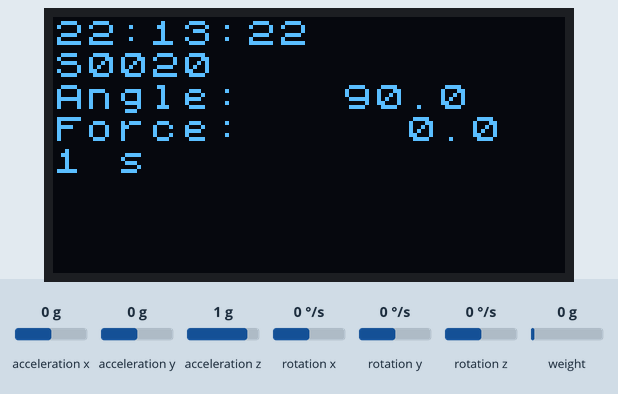
Bench run of a sketch on a simulated Arduino MKR. Parts: 128×64 one-colour display. Inputs (shaded band) come from the test bench; at power-on: acceleration z 1 g, acceleration x 0 g, acceleration y 0 g, rotation x 0 °/s, rotation y 0 °/s, rotation z 0 °/s, weight on the scale 0 g. The local clock reads 2024-03-15 10:24:30 at power-on unless the sketch sets it; storage starts empty.

Above: at 2.18 s.
2.2 s: acceleration z set to -1.4 g
At 3.8 s:
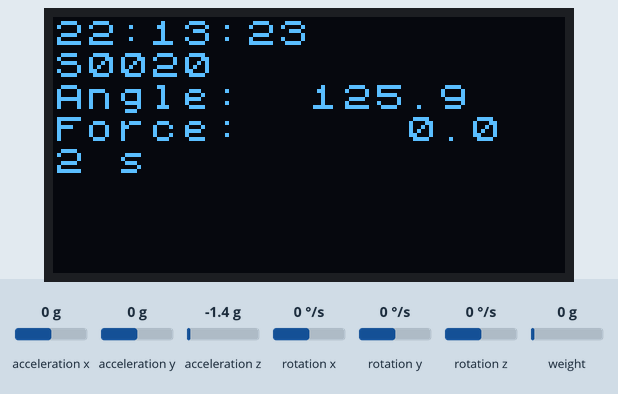
4.5 s: acceleration z set to -0.8 g
At 5.9 s:
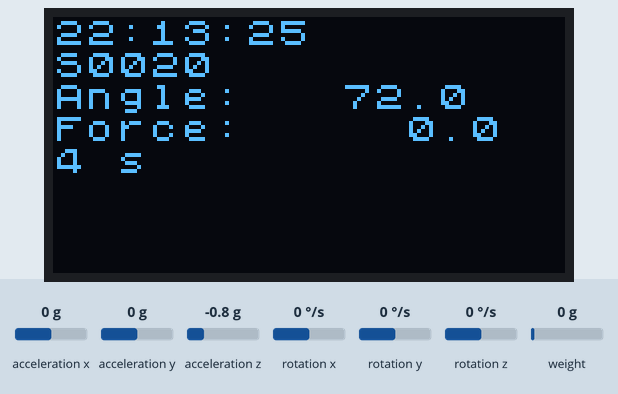
6.1 s: acceleration z set to 0 g
At 8.9 s:
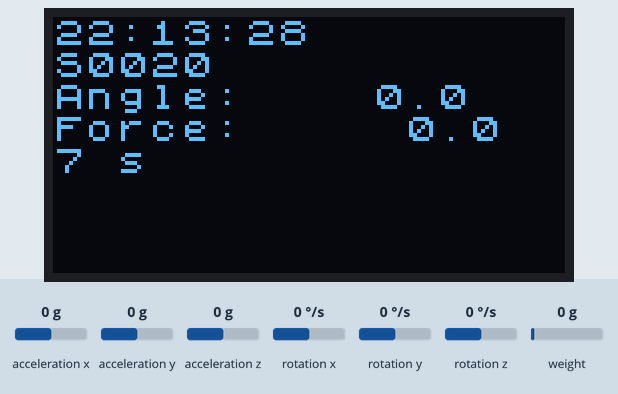
Timing chart, 0 to 10.4 s (numbered marks = the images above; inputs shaded):
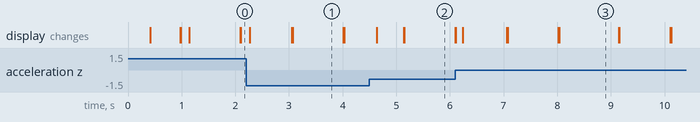

Measured:
- what the display in image 2 shows lasts 0.9 s, from 5.2 s to 6.1 s
- what the display in image 3 shows lasts 1.1 s, from 8.0 s to 9.1 s

The sketch:

Stalkerv3B.ino
```cpp
// for adalogger m0

#define PREFIX_LENGTH 5 //Define the filename prefix length
#define SCREEN_DIM 128  //Define the pixel count of the OLED screen rows
#define SCLK_P 24 //Define the pin for the SPI clock
#define MOSI_P 23 //Define the pin for the SPI MOSI port
#define DC_P 12 //Define the DC pin for the SPI OLED screen
#define CS_P 10 //Define the CS pin for the SPI OLED screen
#define RST_P 11  //Define the reset pin for the SPI OLED screen
#define LOAD_DATA A4  //Define the data pin for the HX711 load cell ADC
#define LOAD_CLK A5 //Define the clock pin for the HX711 load cell ADC
#define BLACK 0x0000  //Define the screen color for black in 8 bytes
#define WHITE 0xFFFF  //Define the screen color for white in 8 bytes

#include <stdlib.h> //Include the standard library
#include <avr/dtostrf.h>  //Include the double to string function library
#include <U8x8lib.h>  //Include the OLED screen library
#include <SPI.h>  //Include the SPI library
#include <Wire.h> //Include the Wire (I2C) library
#include <SD.h> //Include the SD library
#include <SparkFun_MMA8452Q.h>  //Include the accelerometer library
#include <HX711_ADC.h>  //Include the load cell ADC library
#include <RTCZero.h>

U8X8_SH1106_128X64_NONAME_4W_HW_SPI tft(/* cs=*/ CS_P, /* dc=*/ DC_P, /* reset=*/ RST_P); //Create a screen instance
MMA8452Q accel;   //Create an accelerometer instance
HX711_ADC LoadCell(LOAD_DATA, LOAD_CLK);  //Create a load cell ADC instance
File file;
RTCZero rtc;

int hours = 0;
int minutes = 0;
int seconds = 0;
int day = 3;
int month = 3;
int year = 21;
int up=5; //Create a button instance for the up button
int down=6; //Create a button instance for the down button
int sel=9; //Create a button instance for the sel button
int file_num = 0; //Create a count integer to hold number of files
long start_time=0;
String PREFIX = "S002"; //Create a string to hold the prefix
String compileDate = (__DATE__);
String compileTime = (__TIME__);

void setup() {  //Enter the setup function
  Serial.begin(9600);
  rtc.begin();
  hours = compileTime.substring(0, 2).toInt();    // convert hours to an int
  minutes = compileTime.substring(3, 5).toInt();  // convert minutes to an int
  seconds = compileTime.substring(6, 8).toInt();  // convert seconds to an int
  rtc.setDate(day, month, year);
  rtc.setTime(hours, minutes, seconds);
  pinMode(up, INPUT_PULLUP);
  pinMode(down, INPUT_PULLUP);
  pinMode(sel, INPUT_PULLUP);
  accel.init(); //Initialize the accelerometer instance
  accel.read(); //Read the accelerometer
  LoadCell.begin(); //Initialize the load cell ADC instance
  LoadCell.start(10); //Start communications with the load cell ADC
  LoadCell.setCalFactor(696.0); //Set the load cell ADC calibration gain factor
  attachInterrupt(LOAD_DATA, ISR, FALLING); //Attach an interrupt to the load cell ADC data pin
  tft.begin();  //Initialize the screen
  tft.setFont(u8x8_font_chroma48medium8_r); //Set the font for use on the screen
  if (!SD.begin(4)) { //Initialize the SD card instance, and if it doesn't start correctly
    tft.setCursor(0, 0);  //Set the cursor on the screen to the top left corner
    tft.println("SD ERR");  //Write "SD ERR" to the screen
    while (1); //And hang until reset
  }
  while (SD.exists(PREFIX + String(file_num) + ".csv")) file_num++;
  file = SD.open(PREFIX + String(file_num) + ".csv", FILE_WRITE);
  file.println("date,time,angle (°),force (arbs)"); //Add a header line to the file with the three output variable names
  delay(500);
  start_time = millis(); //Create a long called start_time and set it to the current number of msec at the start of sampling
}

void loop() { //Enter the loop function
  tft.setCursor(0,0);
  if(rtc.getHours() < 10){
    tft.print('0');
  }
  tft.print(rtc.getHours());
  tft.print(':');
  if(rtc.getMinutes() < 10){
    tft.print('0');
  }
  tft.print(rtc.getMinutes());
  tft.print(':');
  tft.println(rtc.getSeconds());
  delay(100);
  accel.read(); //Read the accelerometer
  double angle; //Create a double variable called angle
  long cur_time = 0;  //Create a long called cur_time to store current time
  float force = 0;  //Create a float called force to store the current force from the load cell
  char angle_str[7];  //Create a char array of 7 characters called angle_str to store the angle in string form
  char force_str[8];  //Create a char array of 8 characters called force_str to store the force in string form
  angle = 90.*accel.z / 1024.;  //Set angle equal to the normalized acceleration mapped to degrees
  angle = abs(angle); //Take the absolute value of angle
  dtostrf(angle, 6, 1, angle_str);  //Create a string in the char array angle_str to store the angle
  force = LoadCell.getData(); //Set force equal to the data coming back from the load cell
  dtostrf(force, 7, 1, force_str);  //Create a string in the char array force_str to store the angle
  cur_time = millis() - start_time; //Set cur_time as the current time from millis() minus the start time in msec
    file.print(rtc.getDay());
  file.print("/");
  file.print(rtc.getMonth());
  file.print("/");
  file.print(rtc.getYear()+2000);
  file.print(",");
  file.print(rtc.getHours());
  file.print(":");
  if(rtc.getMinutes() < 10)
    file.print('0');      // Trick to add leading zero for formatting
  file.print(rtc.getMinutes());
  file.print(":");
  if(rtc.getSeconds() < 10)
    file.print('0');      // Trick to add leading zero for formatting
  file.print(rtc.getSeconds());
  file.print(",");  //Print a comma into the data file
  file.print(angle_str);  //Print the angle_str variable into the data file
  file.print(",");  //Print a comma into the data file
  file.println(force_str);  //Print the force_str variable into the data file
  tft.print(PREFIX);
  tft.println(file_num);
  tft.print("Angle: ");
  tft.println(angle_str); //Print the angle on the screen
  tft.print("Force: ");
  tft.println(force_str); //Print a line with the force on the screen
  tft.print(cur_time / 1000); //Print the current time in sec
  tft.println(" s"); //Print a line saying " s" on the screen
  file.flush();
}

void ISR() {  //Enter the ISR function for assigning the interrupt service
  LoadCell.update();  //Update data from the load cell ADC
}
```
